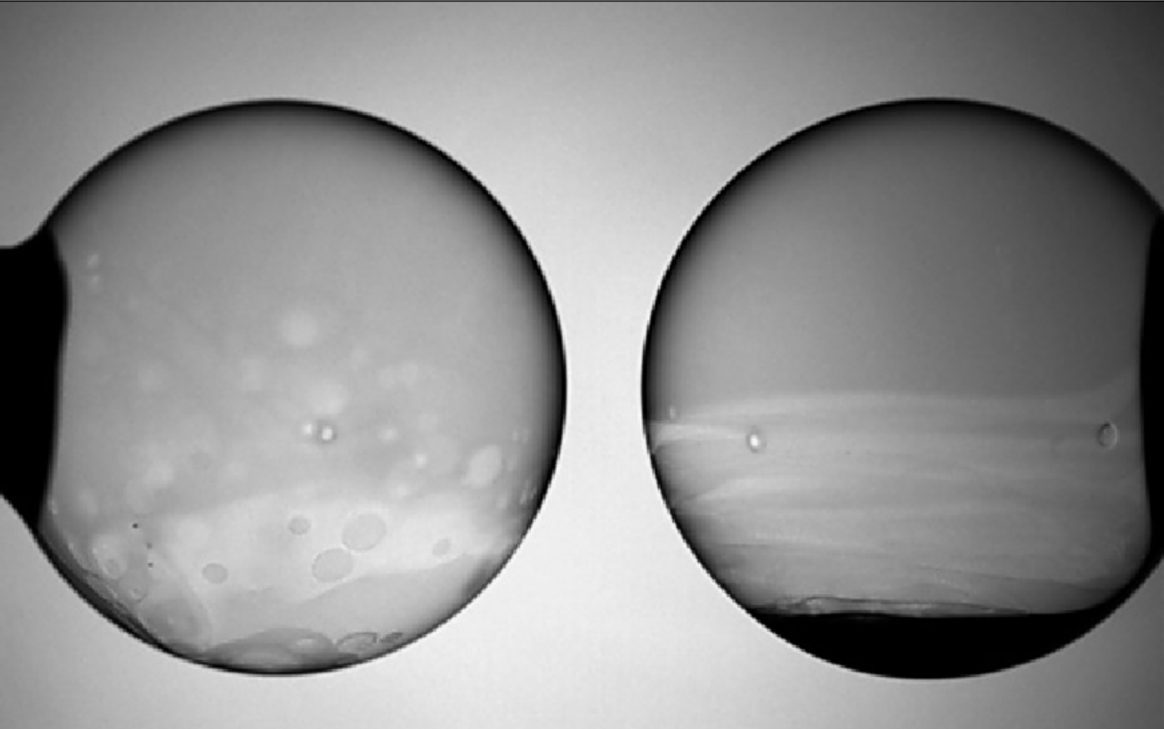
#> input picture capture.png, 1164 x 729 px; its folder holds only this picture in this run
$ python -i find_circle_v3.py   (imports and definitions only)
#> lines starting #> are read from the running program, lines starting #| are printed output that depends on the picture
### インポート
import tkinter
import tkinter.filedialog
import cv2
from PIL import Image, ImageTk
import numpy as np

### 定数
WIDTH  = 1000        # 幅
HEIGHT = 700        # 高さ

### tkinterで画像を選択する関数
def select_photo():

    ### グローバル変数
    #global image

    ### ファイルダイアログ
    name = tkinter.filedialog.askopenfilename(title="ファイル選択", initialdir="C:/", filetypes=[("Image File","*.png")])
#> the answer given: capture.png

    ### 画像ロード
    image = tkinter.PhotoImage(file=name)

    ### キャンバスに表示
    #canvas.create_image(WIDTH/2, HEIGHT/2, image=image)

    return image

# 画像をtkinter形式からcv2形式へ変換する関数
def tk_to_cv2(tk_image):
    'Tkinter -> CV2'

    # 画像の縦横サイズを取得
    height = tk_image.height()
    width = tk_image.width()

    # ピクセルデータの３次元リストを作成

    # 空のリストを作成
    bitmap = []
    for y in range(height):
        # 空のリストを作成
        line = []
        for x in range(width):

            # 座標(x,y)のピクセルデータを取得
            pixel = list(tk_image.get(x, y))

            # 取得したピクセルデータをリストに追加
            line.append(pixel)

        # 1行分のピクセルデータを追加
        bitmap.append(line)
#> further down, picture is the input picture: shape (729, 1164, 3); min 0, max 250, mean 142.8

    # 作成したリストをNumPy配列に変換
    cv2_rgb_image = np.array(bitmap, dtype='uint8')

    # RGB -> BGRによりCV2画像オブジェクトに変換
    cv2_image = cv2.cvtColor(cv2_rgb_image, cv2.COLOR_RGB2BGR)

    return cv2_image

# 画像から円を検出する関数
def find_circle(img):
    # 検出する画像の選択(プログラム実行時に選択できるようにしたいなぁ...)
    #path = "2022-06-21 (83).png"
    # OpenCVでの画像の読み込み
    #img = cv2.imread(path)

    # 画像処理のノイズ除去のため一旦グレースケールに変更
    img_gray = cv2.cvtColor(img, cv2.COLOR_BGR2GRAY)

    # 円を検出
    circles = cv2.HoughCircles(img_gray, cv2.HOUGH_GRADIENT, dp=0.8, minDist=600, param1=100, param2=60, minRadius=100, maxRadius=400)
#> circles = [[932.5, 388.5, 290.5], [278.5, 384.5, 285.6]]
    # HoughCircles(画像の取込，ハフ変換の手法，dp=解像度，minDist=円同士の最小距離，param1=わからん，param2=円検出レベル，minRadius=最小半径，maxRadius=最大半径)

    # numpyを用いて描画できる形に変換
    circles = np.uint16(np.around(circles))
#> circles = [[932, 388, 290], [278, 384, 286]]

    # 円が見つかるかで条件分岐
    if len(circles): #円が検出された場合
        for circle in circles[0, :]:
        # 円周を描画
            img_painted1 = cv2.circle(img, (circle[0], circle[1]), circle[2], (0, 0, 255), 3)
            # circle(画像の読込，(わからん，わからん)，わからん，(色)，線の太さ)

        # 中心点を描画
            img_painted2 = cv2.circle(img_painted1, (circle[0], circle[1]), 2, (0, 0, 255), 2)
#> this loop made 2 passes
#> pass 2, in find_circle, `img_painted1 = cv2.circle(img, (circle[0], circle[1]), circle[2], (0, ..`:
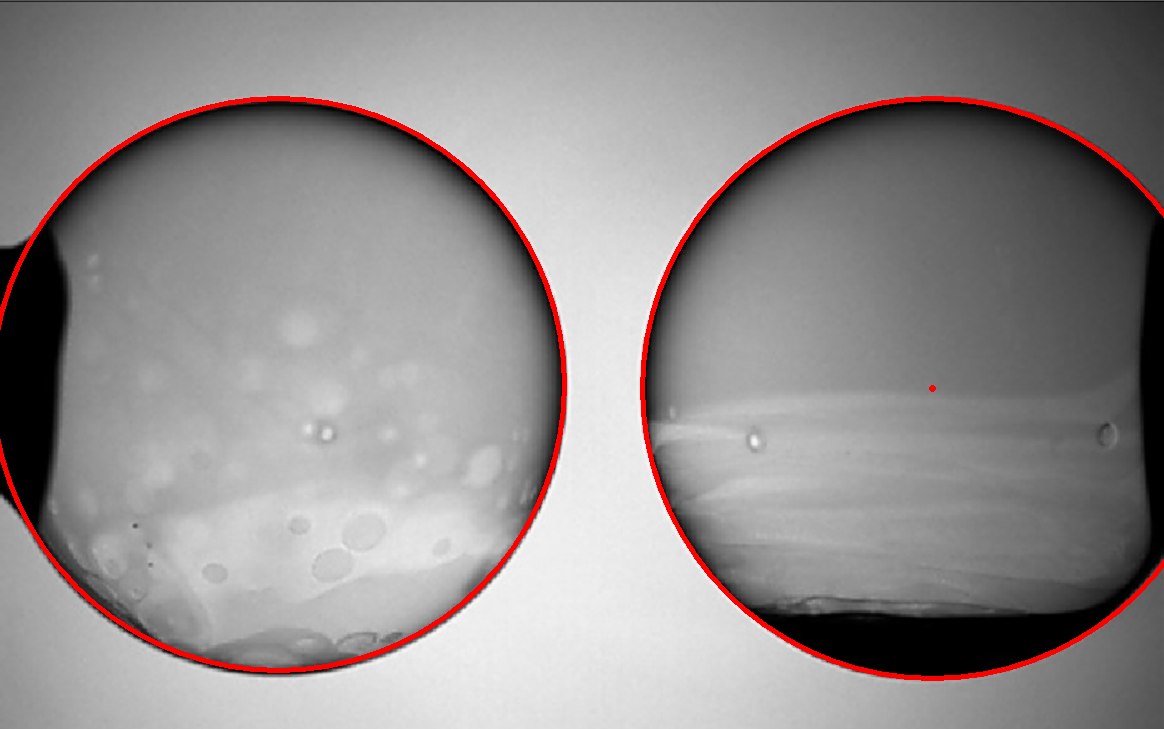
#> img_painted1: shape (729, 1164, 3); mean B, G, R 141.6, 141.6, 146.2
#> pass 2, in find_circle, `img_painted2 = cv2.circle(img_painted1, (circle[0], circle[1]), 2, (0,..`:
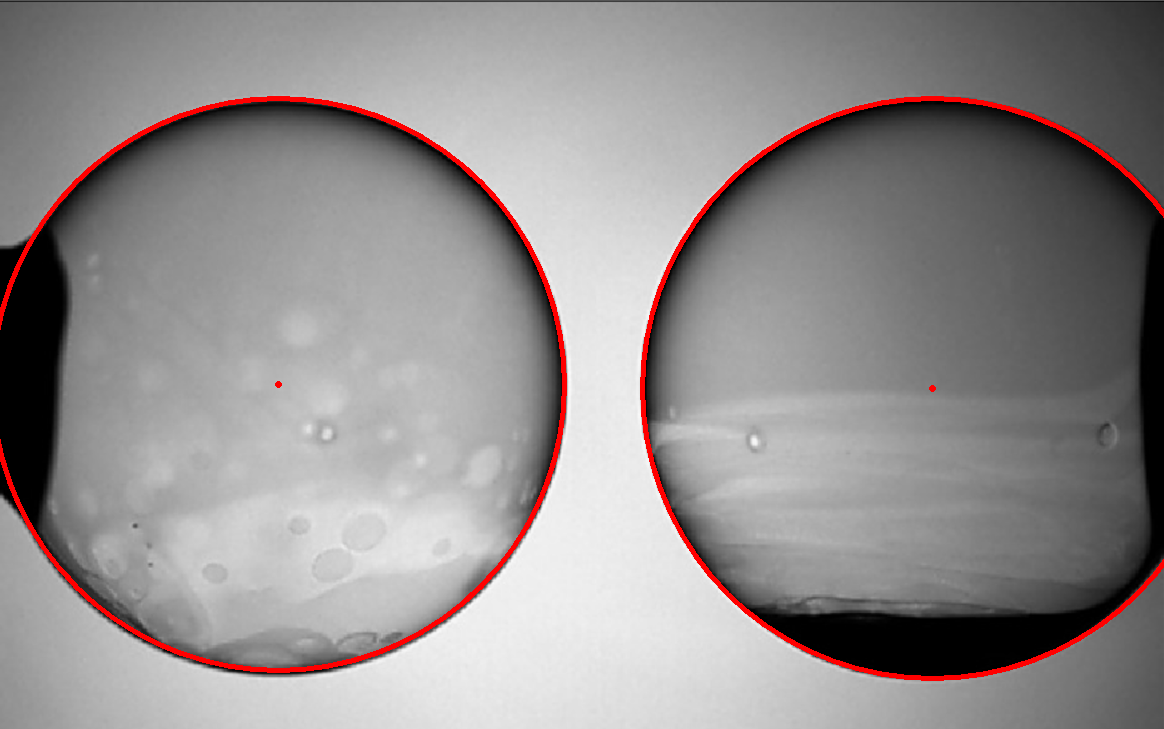
#> img_painted2: shape (729, 1164, 3); mean B, G, R 141.5, 141.5, 146.2
            # circle(画像の読込，(わからん，わからん)，わからん，(色)，点の大きさ)


        # 拡大縮小
        img_resize = cv2.resize(img_painted2, dsize=None, fx=0.5, fy=0.5)

        # 画像の表示
        #cv2.imshow('img2', img_resize)
        #cv2.waitKey(0)

        return img_resize

    else: #円が検出されなかった場合
        print('見つかりませんでした')

def cv2_to_tk(cv2_image):
    'CV2 -> Tkinter'

    # BGR -> RGB
    rgb_cv2_image = cv2.cvtColor(cv2_image, cv2.COLOR_BGR2RGB)

    # NumPy配列からPIL画像オブジェクトを生成
    pil_image = Image.fromarray(rgb_cv2_image)

    # PIL画像オブジェクトをTkinter画像オブジェクトに変換
    tk_image = ImageTk.PhotoImage(pil_image)

    return tk_image

### メイン画面作成
# [4 lines not run here, left out]

### ボタン作成・配置
#button = tkinter.Button(main, text="ファイル選択", command=cv2_to_tk(find_circle(tk_to_cv2(select_photo()))))
#button.pack()

# [1 line that did not run here, left out]

### キャンバス作成・配置
# [1 line that did not run here, left out]
# [6 lines not run here, left out]

>>> import cv2
>>> picture = cv2.imread('capture.png')
>>> result = find_circle(picture)
